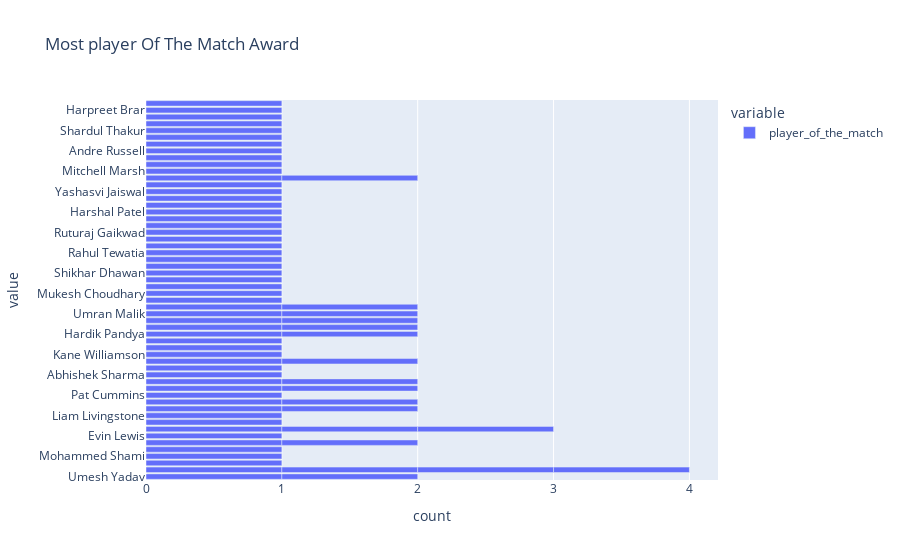

Notebook code cell kept with this figure:
### Markdown cell above
* Most player Of The Match Award

### Code cell
figure=px.bar(data,x=["player_of_the_match"],title="Most player Of The Match Award")
figure.show()

### Figure 1 — Plotly figure (JSON) as saved in the notebook; plotly's stock layout.template omitted (floating-point values rounded to 4 significant figures)
{"data": [{"hovertemplate": "variable=player_of_the_match<br>count=%{x}<br>value=%{y}<extra></extra>", "legendgroup": "player_of_the_match", "marker": {"color": "#636efa", "pattern": {"shape": ""}}, "name": "player_of_the_match", "orientation": "h", "showlegend": true, "textposition": "auto", "type": "bar", "x": [1, 1, 1, 1, 1, 1, 1, 1, 1, 1, 1, 1, 1, 1, 1, 1, 1, 1, 1, 1, 1, 1, 1, 1, 1, 1, 1, 1, 1, 1, 1, 1, 1, 1, 1, 1, 1, 1, 1, 1, 1, 1, 1, 1, 1, 1, 1, 1, 1, 1, 1, 1, 1, 1, 1, 1, 1, 1, 1, 1, 1, 1, 1, 1, 1, 1, 1, 1, 1, 1, 1, 1, 1, 1], "xaxis": "x", "y": ["Umesh Yadav", "Kuldeep Yadav", "Odean Smith", "Mohammed Shami", "Sanju Samson", "Wanindu Hasaranga", "Evin Lewis", "Umesh Yadav", "Jos Buttler", "Lockie Ferguson", "Liam Livingstone", "Avesh Khan", "Dinesh Karthik", "Pat Cummins", "Quinton de Kock", "Shubman Gill", "Abhishek Sharma", "Anuj Rawat", "Kuldeep Yadav", "Yuzvendra Chahal", "Kane Williamson", "Shivam Dube", "Mayank Agarwal", "Hardik Pandya", "Rahul Tripathi", "K L Rahul", "Dinesh Karthik", "Umran Malik", "David Miller", "Yuzvendra Chahal", "Faf du Plessis", "Kuldeep Yadav", "Mukesh Choudhary", "Jos Buttler", "Rashid Khan", "Marco Jansen", "K L Rahul", "Shikhar Dhawan", "Riyan Parag", "Umran Malik", "Kuldeep Yadav", "Krunal Pandya", "Rahul Tewatia", "Suruakumar Yadav", "Mohsin Khan", "Ruturaj Gaikwad", "Rinku Singh", "Kagiso Rabada", "Harshal Patel", "David Warner", "Tim David", "Yashasvi Jaiswal", "Avesh Khan", "Wanindu Hasaranga", "Devon Conway", "Jasprit Bumrah", "Shubman Gill", "Mitchell Marsh", "Daniel Sams", "Jonny Bairstow", "Andre Russell", "W. Saha", "Trent Boult", "Shardul Thakur", "Rahul Tripathi", "Quinton de Kock", "Virat Kohli", "R Aswin", "Jasprit Bumrah", "Harpreet Brar", "David Miller", "Rajat Patidar", "Jos Buttler", "Hardik Pandya"], "yaxis": "y"}], "layout": {"barmode": "relative", "legend": {"title": {"text": "variable"}, "tracegroupgap": 0}, "title": {"text": "Most player Of The Match Award"}, "xaxis": {"anchor": "y", "domain": [0, 1], "title": {"text": "count"}}, "yaxis": {"anchor": "x", "domain": [0, 1], "title": {"text": "value"}}}}
